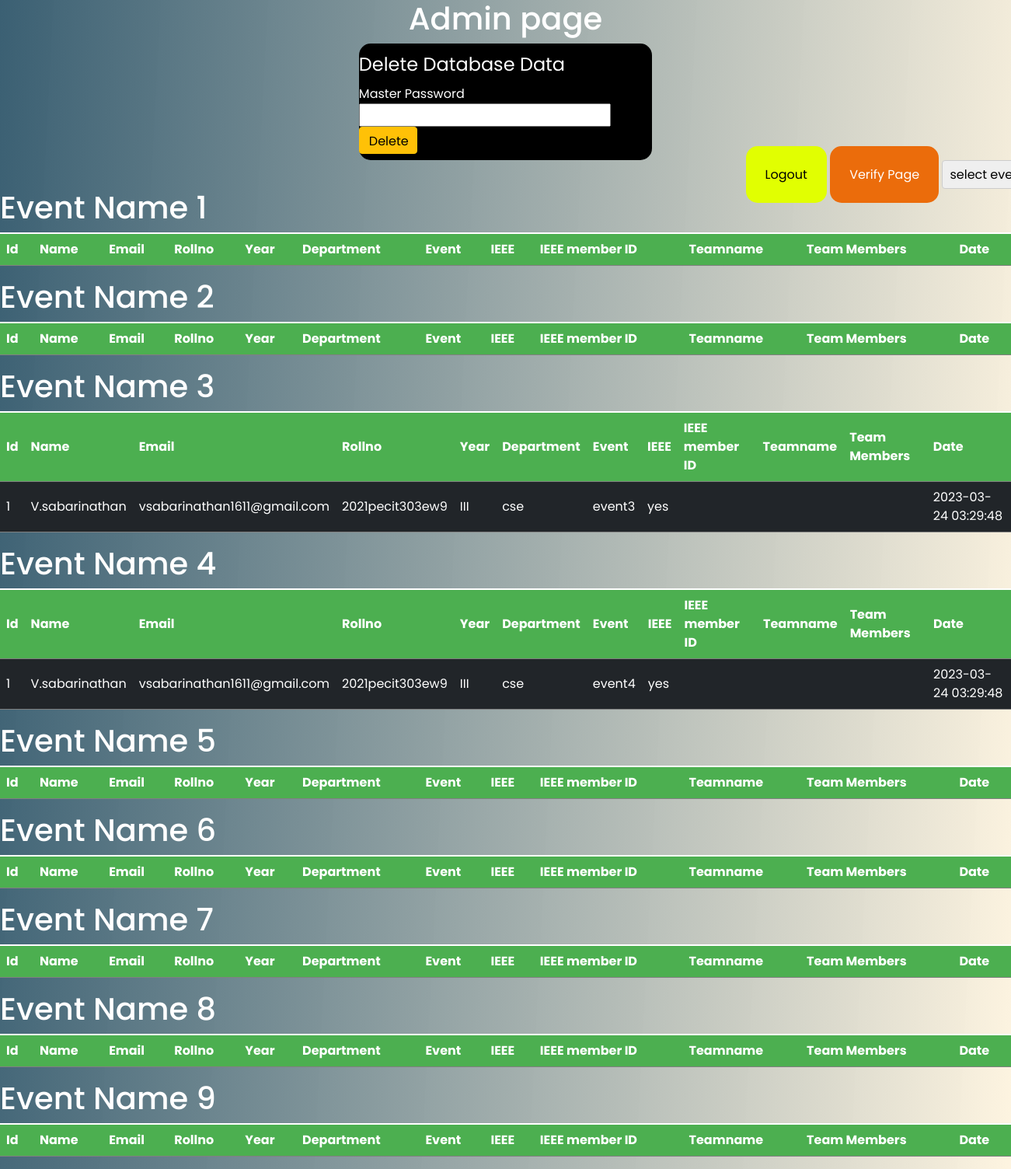
The page /admin (signed in) on the database its author committed.
### website/models.py (models this page shows)
class Event3(db.Model):
    id = db.Column(db.Integer, primary_key=True)
    name=db.Column(db.String(100))
    email = db.Column(db.String(150))
    rollno=db.Column(db.String(100),unique=True)
    dept=db.Column(db.String(100))
    ieee=db.Column(db.String(10))
    year=db.Column(db.String(10))
    event=db.Column(db.String(100))
    teamname=db.Column(db.String(500))
    team_members=db.Column(db.String(500))
    date = db.Column(db.DateTime(timezone=True), default=func.now())

class Event4(db.Model):
    id = db.Column(db.Integer, primary_key=True)
    name=db.Column(db.String(100))
    email = db.Column(db.String(150))
    rollno=db.Column(db.String(100),unique=True)
    dept=db.Column(db.String(100))
    ieee=db.Column(db.String(10))
    year=db.Column(db.String(10))
    event=db.Column(db.String(100))
    teamname=db.Column(db.String(500))
    team_members=db.Column(db.String(500))
    date = db.Column(db.DateTime(timezone=True), default=func.now())

### website/views.py (the view)
@views.route('/admin', methods=['GET', 'POST'])
@login_required
def admin():
    if (current_user.admin == True):
        event1 = Event1.query.order_by(Event1.date)
        event2 = Event2.query.order_by(Event2.date)
        event3 = Event3.query.order_by(Event3.date)
        event4 = Event4.query.order_by(Event4.date)
        event5 = Event5.query.order_by(Event5.date)
        event6 = Event6.query.order_by(Event6.date)
        event7 = Event7.query.order_by(Event7.date)
        event8 = Event8.query.order_by(Event8.date)
        event9 = Event9.query.order_by(Event9.date)
    else:
        return redirect(url_for('auth.login'))
    return render_template("admin.html", event1=event1, event2=event2, event3=event3, event4=event4, event5=event5, event6=event6, event7=event7, event8=event8, event9=event9)

### website/templates/admin.html (shortened to what this page needs)
<!DOCTYPE html>
<html lang="en">
<head>
  <link rel="stylesheet" href="https://cdnjs.cloudflare.com/ajax/libs/font-awesome/6.0.0-beta3/css/all.min.css" />
  <link rel="stylesheet" href="/static/css/admin.css">
  <link href="https://cdn.jsdelivr.net/npm/bootstrap@5.1.3/dist/css/bootstrap.min.css" rel="stylesheet"
>
</head>
<body>
  <h1>Admin page</h1>
  <div class="top">
    <legend>Delete Database Data</legend>
    <form method="post" action="{{url_for('views.delete')}}">
      <label for="password">Master Password</label>
      <input name="pass" type="password">
      <button class="btn btn-warning" type="submit">Delete</button>
    </form>
  </div>
  <div class="bottom">
    <a class="logout" href="{{url_for('auth.logout')}}">Logout</a>
    <a class="verify" href="{{url_for('views.upload_photo')}}">Verify Page</a>
    <select name="filter" id="filter">
      <option value="0">select event</option>
    </select>
  </div>
  <div class="event1 table table-dark table-striped">
    <h1>Event Name 1</h1>
    <table>
      <tr>
        <th>Id</th>
        <th>Name</th>
        <th>Email</th>
        <th>Rollno</th>
        <th>Year</th>
        <th>Department</th>
        <th>Event</th>
        <th>IEEE</th>
        <th>IEEE member ID</th>
        <th>Teamname</th>
        <th>Team Members</th>
        <th>Date</th>
      </tr>
    </table>
  </div>
  <div class="event2 table table-dark table-striped">
    <h1>Event Name 2</h1>
    <table>
      <tr>
        <th>Id</th>
        <th>Name</th>
        <th>Email</th>
        <th>Rollno</th>
        <th>Year</th>
        <th>Department</th>
        <th>Event</th>
        <th>IEEE</th>
        <th>IEEE member ID</th>
        <th>Teamname</th>
        <th>Team Members</th>
        <th>Date</th>
      </tr>
    </table>
  </div>
  <div class="event3 table table-dark table-striped">
    <h1>Event Name 3</h1>
    <table>
      <tr>
        <th>Id</th>
        <th>Name</th>
        <th>Email</th>
        <th>Rollno</th>
        <th>Year</th>
        <th>Department</th>
        <th>Event</th>
        <th>IEEE</th>
        <th>IEEE member ID</th>
        <th>Teamname</th>
        <th>Team Members</th>
        <th>Date</th>
      </tr>
      <tbody>
        {% for event3 in event3 %}
        <tr>
          <td>{{event3.id}}</td>
          <td>{{event3.name}}</td>
          <td>{{event3.email}}</td>
          <td>{{event3.rollno}}</td>
          <td>{{event3.year}}</td>
          <td>{{event3.dept}}</td>
          <td>{{event3.event}}</td>
          <td>{{event3.ieee}}</td>
          <td>{{event3.i3emid}}</td>
          <td>{{event3.teamname}}</td>
          <td>{{event3.team_members}}</td>
          <td>{{event3.date}}</td>
        </tr>
        {%endfor%}
      </tbody>
    </table>
  </div>
  <div class="event4 table table-dark table-striped">
    <h1>Event Name 4</h1>
    <table>
      <tr>
        <th>Id</th>
        <th>Name</th>
        <th>Email</th>
        <th>Rollno</th>
        <th>Year</th>
        <th>Department</th>
        <th>Event</th>
        <th>IEEE</th>
        <th>IEEE member ID</th>
        <th>Teamname</th>
        <th>Team Members</th>
        <th>Date</th>
      </tr>
      <tbody>
        {% for event4 in event4 %}
        <tr>
          <td>{{event4.id}}</td>
          <td>{{event4.name}}</td>
          <td>{{event4.email}}</td>
          <td>{{event4.rollno}}</td>
          <td>{{event4.year}}</td>
          <td>{{event4.dept}}</td>
          <td>{{event4.event}}</td>
          <td>{{event4.ieee}}</td>
          <td>{{event4.i3emid}}</td>
          <td>{{event4.teamname}}</td>
          <td>{{event4.team_members}}</td>
          <td>{{event4.date}}</td>
        </tr>
        {%endfor%}
      </tbody>
    </table>
  </div>
  <div class="event5 table table-dark table-striped">
    <h1>Event Name 5</h1>
    <table>
      <tr>
        <th>Id</th>
        <th>Name</th>
        <th>Email</th>
        <th>Rollno</th>
        <th>Year</th>
        <th>Department</th>
        <th>Event</th>
        <th>IEEE</th>
        <th>IEEE member ID</th>
        <th>Teamname</th>
        <th>Team Members</th>
        <th>Date</th>
      </tr>
    </table>
  </div>
  <div class="event6 table table-dark table-striped">
    <h1>Event Name 6</h1>
    <table>
      <tr>
        <th>Id</th>
        <th>Name</th>
        <th>Email</th>
        <th>Rollno</th>
        <th>Year</th>
        <th>Department</th>
        <th>Event</th>
        <th>IEEE</th>
        <th>IEEE member ID</th>
        <th>Teamname</th>
        <th>Team Members</th>
        <th>Date</th>
      </tr>
    </table>
  </div>
  <div class="event7 table table-dark table-striped">
    <h1>Event Name 7</h1>
    <table>
      <tr>
        <th>Id</th>
        <th>Name</th>
        <th>Email</th>
        <th>Rollno</th>
        <th>Year</th>
        <th>Department</th>
        <th>Event</th>
        <th>IEEE</th>
        <th>IEEE member ID</th>
        <th>Teamname</th>
        <th>Team Members</th>
        <th>Date</th>
      </tr>
    </table>
  </div>
  <div class="event8 table table-dark table-striped">
    <h1>Event Name 8</h1>
    <table>
      <tr>
        <th>Id</th>
        <th>Name</th>
        <th>Email</th>
        <th>Rollno</th>
        <th>Year</th>
        <th>Department</th>
        <th>Event</th>
        <th>IEEE</th>
        <th>IEEE member ID</th>
        <th>Teamname</th>
        <th>Team Members</th>
        <th>Date</th>
      </tr>
    </table>
  </div>
  <div class="event9 table table-dark table-striped">
    <h1>Event Name 9</h1>
    <table>
      <tr>
        <th>Id</th>
        <th>Name</th>
        <th>Email</th>
        <th>Rollno</th>
        <th>Year</th>
        <th>Department</th>
        <th>Event</th>
        <th>IEEE</th>
        <th>IEEE member ID</th>
        <th>Teamname</th>
        <th>Team Members</th>
        <th>Date</th>
      </tr>
    </table>
  </div>
</body>
</html>

### website/static/css/admin.css (style rules this page uses)
* { margin: 0; box-sizing: border-box; font-family: 'Poppins', sans-serif; }
body { background: linear-gradient(273deg, #fdf0d5ba, #003049c4); display: flex; flex-direction: column; flex-wrap: wrap; align-content: center; align-items: center; }
a { width: 35px; height: 25px; color: black; background-color: aqua; }
h1 { color: #fff; font-size: 20px; }
.btn-warning { color: #000; background-color: #ffc107; border-color: #ffc107; width: 75px; height: 35px; }
.top { width: 29%; color: #fff; height: 150px; display: flex; flex-wrap: wrap; background: #000; border-radius: 15px; align-content: center; justify-content: center; align-items: center; }
table { border-collapse: collapse; width: 100%; }
th, td { text-align: left; padding: 8px; }
th { background-color: #4caf50; color: white; }
select { margin-bottom: 10px; padding: 5px; border: 1px solid #ccc; border-radius: 4px; }
.bottom { top:0px; left: 500px; position: relative; }
.logout { width: 100px; background-color: #e1ff01; padding: 25px; border: 0px; border-radius: 15px; text-decoration: none; color: #000000; }
.verify { width: 100px; background-color: #eb6c0b; padding: 25px; border: 0px; border-radius: 15px; text-decoration: none; color: white; }

### rows shown on the page
Event3: id "1", name "V.sabarinathan", email "vsabarinathan1611@gmail.com", rollno "2021pecit303ew9", year "III", dept "cse", event "event3", ieee "yes", date "2023-03-24 03:29:48"
Event4: id "1", name "V.sabarinathan", email "vsabarinathan1611@gmail.com", rollno "2021pecit303ew9", year "III", dept "cse", event "event4", ieee "yes", date "2023-03-24 03:29:48"
